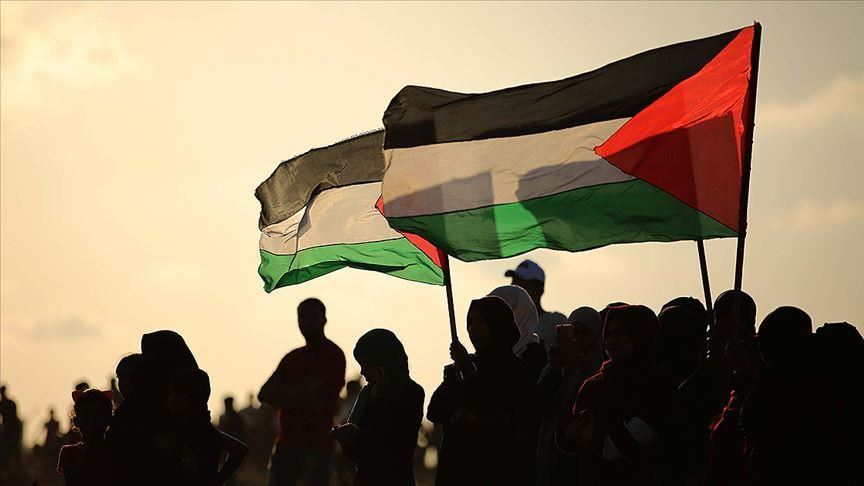
#> input picture resources/pal.jpg, 864 x 486 px, found by its file name
$ python crop_image.py
#> lines starting #> are read from the running program, lines starting #| are printed output that depends on the picture
import cv2 as cv

imagePath = "resources/pal.jpg"
img = cv.imread(imagePath)
#> img is the input picture: shape (486, 864, 3); mean B, G, R 101.8, 127.4, 143.7

cv.imshow("Original", img)

cropped_image = cv.getRectSubPix(img, (300, 300), (390, 420))
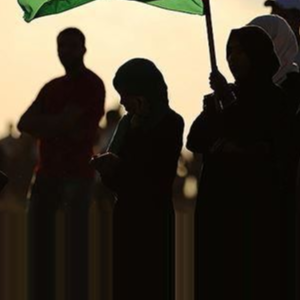
#> cropped_image: shape (300, 300, 3); mean B, G, R 47.8, 60.9, 67.9

cv.imshow("Cropped", cropped_image)
cv.waitKey(0)
